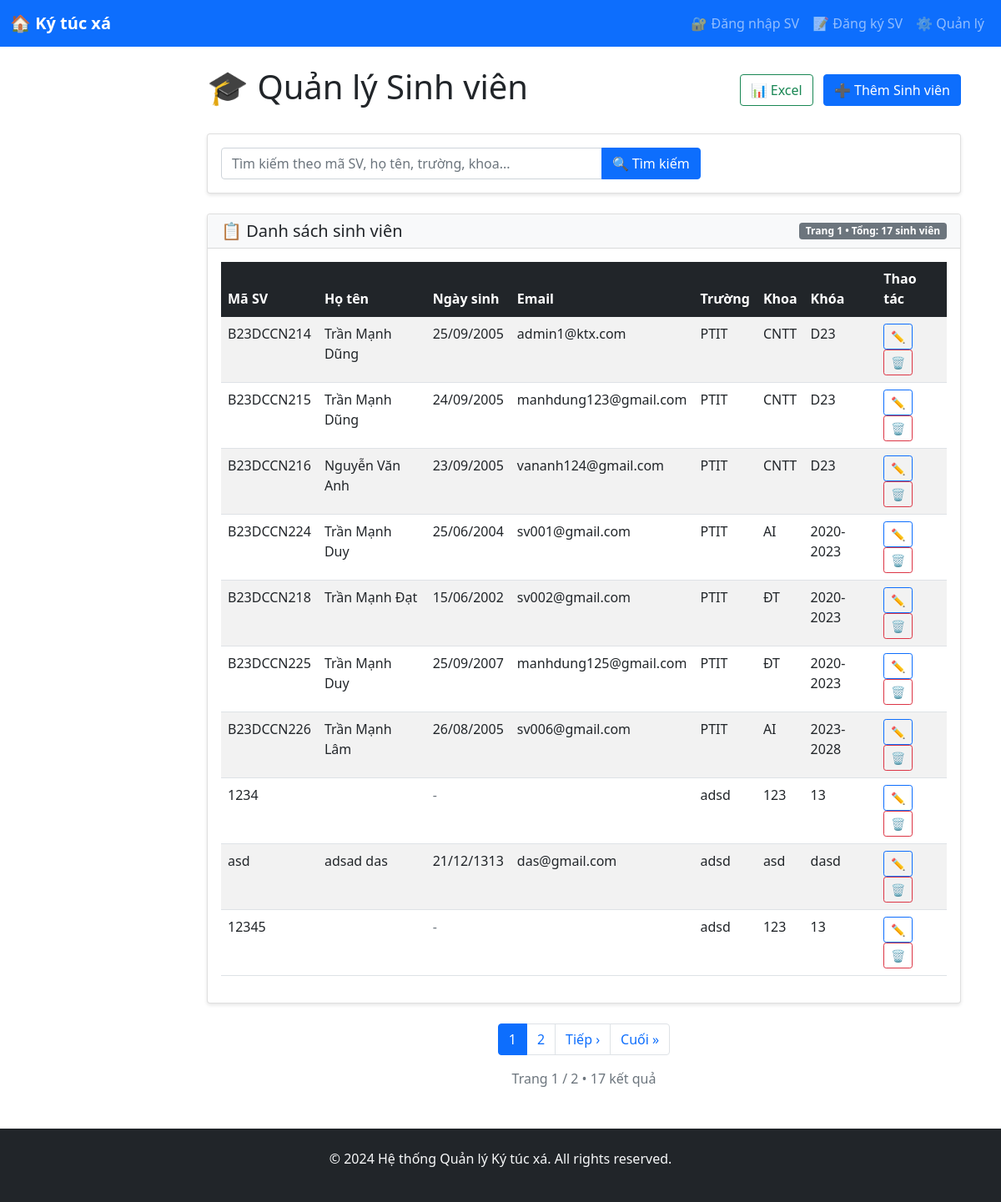
The page /students/ on the database its author committed.
### dormitory/models.py (models this page shows, shortened)
class Student(models.Model):
    user = models.OneToOneField(CustomUser, on_delete=models.CASCADE)
    student_id = models.CharField(max_length=20, unique=True)
    university = models.CharField(max_length=200)
    faculty = models.CharField(max_length=100)
    course = models.CharField(max_length=50)
    full_name = models.CharField(max_length=100, blank=True)
    date_of_birth = models.DateField(null=True, blank=True)

### accounts/models.py (models this page shows, shortened)
class CustomUser(AbstractUser):
    USER_TYPE_CHOICES = (
        ('student', 'Sinh viên'),
        ('manager', 'Quản lý'),
        ('staff', 'Nhân viên'),
    )
    user_type = models.CharField(max_length=10, choices=USER_TYPE_CHOICES, default='student')
    phone = models.CharField(max_length=15, blank=True)
    address = models.TextField(blank=True)
    date_of_birth = models.DateField(null=True, blank=True)
    avatar = models.ImageField(upload_to='avatars/', null=True, blank=True)

### dormitory/views.py (the view, shortened to what this page needs)
# urls.py: path('students/', views.student_list, name='student_list'),
def student_list(request):
    students = Student.objects.select_related('user').all()
    search_query = request.GET.get('search', '')
    paginator = Paginator(students, 10)
    page_number = request.GET.get('page')
    page_obj = paginator.get_page(page_number)
    return render(request, 'dormitory/student_list.html', {
        'page_obj': page_obj,
        'search_query': search_query
    })

### dormitory/templates/dormitory/student_list.html (shortened to what this page needs)
{% extends 'base.html' %}
{% block content %}
<div class="d-flex justify-content-between align-items-center mb-4">
    <h1>🎓 Quản lý Sinh viên</h1>
    <div>
        <a href="{% url 'export_students_excel' %}" class="btn btn-outline-success">📊 Excel</a>
        <a href="{% url 'student_create' %}" class="btn btn-primary ms-2">➕ Thêm Sinh viên</a>
    </div>
</div>
<div class="card mb-4">
    <div class="card-body">
        <form method="get" class="row g-3 align-items-center">
            <div class="col-md-8">
                <div class="input-group">
                    <input type="text" name="search" class="form-control"
                           placeholder="Tìm kiếm theo mã SV, họ tên, trường, khoa..."
                           value="{{ search_query }}">
                    <button type="submit" class="btn btn-primary">🔍 Tìm kiếm</button>
                </div>
            </div>
        </form>
    </div>
</div>
<div class="card">
    <div class="card-header bg-light">
        <div class="d-flex justify-content-between align-items-center">
            <h5 class="mb-0">📋 Danh sách sinh viên</h5>
            <span class="badge bg-secondary">
                Trang {{ page_obj.number }} • Tổng: {{ page_obj.paginator.count }} sinh viên
            </span>
        </div>
    </div>
    <div class="card-body">
        <div class="table-responsive">
            <table class="table table-striped table-hover">
                <thead class="table-dark">
                    <tr>
                        <th>Mã SV</th>
                        <th>Họ tên</th>
                        <th>Ngày sinh</th>
                        <th>Email</th>
                        <th>Trường</th>
                        <th>Khoa</th>
                        <th>Khóa</th>
                        <th>Thao tác</th>
                    </tr>
                </thead>
                <tbody>
                    {% for student in page_obj %}
                    <tr>
                        <td>{{ student.student_id }}</td>
                        <td>
                            {% if student.full_name %}
                                {{ student.full_name }}
                            {% else %}
                                {{ student.user.get_full_name }}
                            {% endif %}
                        </td>
                        <td>
                            {% if student.date_of_birth %}
                                {{ student.date_of_birth|date:"d/m/Y" }}
                            {% else %}
                                <span class="text-muted">-</span>
                            {% endif %}
                        </td>
                        <td>{{ student.user.email }}</td>
                        <td>{{ student.university }}</td>
                        <td>{{ student.faculty }}</td>
                        <td>{{ student.course }}</td>
                        <td>
                            <a href="{% url 'student_edit' student.pk %}" class="btn btn-sm btn-outline-primary">✏️</a>
                            <a href="{% url 'student_delete' student.pk %}" class="btn btn-sm btn-outline-danger">🗑️</a>
                        </td>
                    </tr>
                    {% endfor %}
                </tbody>
            </table>
        </div>
    </div>
</div>
{% if page_obj.paginator.num_pages > 1 %}
<nav aria-label="Page navigation" class="mt-4">
    <ul class="pagination justify-content-center">
        {% for num in page_obj.paginator.page_range %}
            {% if page_obj.number == num %}
                <li class="page-item active">
                    <span class="page-link">{{ num }}</span>
                </li>
            {% elif num > page_obj.number|add:'-3' and num < page_obj.number|add:'3' %}
                <li class="page-item">
                    <a class="page-link" href="?page={{ num }}{% if search_query %}&search={{ search_query }}{% endif %}">{{ num }}</a>
                </li>
            {% endif %}
        {% endfor %}
        {% if page_obj.has_next %}
            <li class="page-item">
                <a class="page-link" href="?page={{ page_obj.next_page_number }}{% if search_query %}&search={{ search_query }}{% endif %}">Tiếp ›</a>
            </li>
            <li class="page-item">
                <a class="page-link" href="?page={{ page_obj.paginator.num_pages }}{% if search_query %}&search={{ search_query }}{% endif %}">Cuối »</a>
            </li>
        {% endif %}
    </ul>
</nav>
<div class="text-center text-muted mt-2">
    Trang {{ page_obj.number }} / {{ page_obj.paginator.num_pages }}
    • {{ page_obj.paginator.count }} kết quả
</div>
{% endif %}
{% endblock %}

### templates/base.html (style rules this page uses)
.card { box-shadow: 0 2px 4px rgba(0, 0, 0, 0.1); margin-bottom: 20px; }

### rows shown on the page
Student: student_id "B23DCCN214", full_name "Trần Mạnh Dũng", date_of_birth "25/09/2005", user.email "admin1@ktx.com", university "PTIT", faculty "CNTT", course "D23"
Student: student_id "B23DCCN215", full_name "Trần Mạnh Dũng", date_of_birth "24/09/2005", user.email "manhdung123@gmail.com", university "PTIT", faculty "CNTT", course "D23"
Student: student_id "B23DCCN216", full_name "Nguyễn Văn Anh", date_of_birth "23/09/2005", user.email "vananh124@gmail.com", university "PTIT", faculty "CNTT", course "D23"
Student: student_id "B23DCCN224", full_name "Trần Mạnh Duy", date_of_birth "25/06/2004", user.email "sv001@gmail.com", university "PTIT", faculty "AI", course "2020-2023"
Student: student_id "B23DCCN218", full_name "Trần Mạnh Đạt", date_of_birth "15/06/2002", user.email "sv002@gmail.com", university "PTIT", faculty "ĐT", course "2020-2023"
Student: student_id "B23DCCN225", full_name "Trần Mạnh Duy", date_of_birth "25/09/2007", user.email "manhdung125@gmail.com", university "PTIT", faculty "ĐT", course "2020-2023"
Student: student_id "B23DCCN226", full_name "Trần Mạnh Lâm", date_of_birth "26/08/2005", user.email "sv006@gmail.com", university "PTIT", faculty "AI", course "2023-2028"
Student: student_id "1234", university "adsd", faculty "123", course "13"
Student: student_id "asd", full_name "adsad das", date_of_birth "21/12/1313", user.email "das@gmail.com", university "adsd", faculty "asd", course "dasd"
Student: student_id "12345", university "adsd", faculty "123", course "13"

### other values the page prints
{{ page_obj.number }} "1"
{{ page_obj.paginator.count }} "17"
{{ num }} "1"
{{ num }} "2"
{{ page_obj.paginator.num_pages }} "2"
